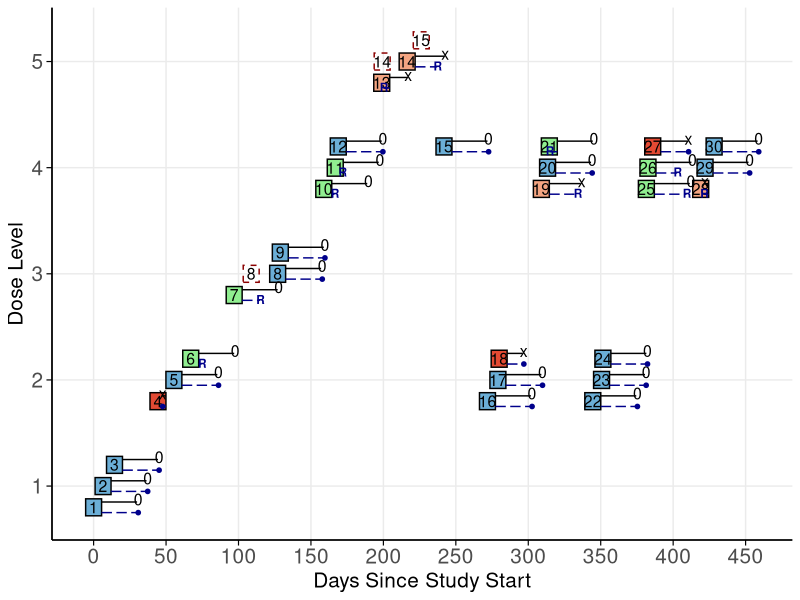
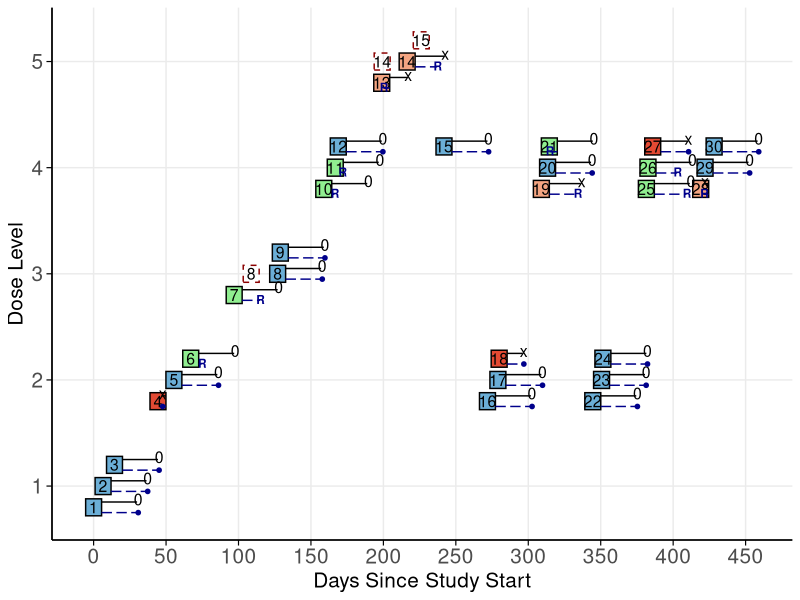

The R source for these figures, in order:
# Load required packages
library(ggplot2)
library(dplyr)
library(ggforce)  # for rounded rectangles if desired

# Read the data
df <- read.csv("Figure3/Trial_illustration_S5.2.csv")  # Replace with actual path if needed

## For visualization purposes, patients #28 and #29 were slightly offset along the x-axis to avoid overlap
df[which(df$ID==28),"t.enrollment"] = 413+6
df[which(df$ID==28),"t.treated"] = 413+6

df[which(df$ID==29),"t.enrollment"] = 419+3
df[which(df$ID==29),"t.treated"] = 419+3

# Convert Dose and Initial dose to factors for plotting
df$Dose <- as.factor(df$Dose)
df$Initial.dose <- as.factor(df$Initial.dose)

# Color for YE
df$fill_color <- ifelse(df$YE == 1, "green", "orange")


# apply rule: if VT < VE, then set YE = 0 and VE = VT
df$YE <- ifelse(df$VT < df$VE, 0, df$YE)
df$VE <- ifelse(df$VT < df$VE, df$VT, df$VE)


## if the patient die before response, then we need record YE=0 at VE=VT


df$OutcomeCombo <- with(df, factor(
  ifelse(YT == 0 & YE == 1, "No DLT + Response",
         ifelse(YT == 0 & YE == 0, "No DLT + No Response",
                ifelse(YT == 1 & YE == 1, "DLT + Response", "DLT + No Response"))),
  levels = c("No DLT + Response", "No DLT + No Response", "DLT + Response", "DLT + No Response")
))

# Add jittered y position
# Add jitter to y-position
set.seed(42)
df$y_jittered <- as.numeric(df$Dose) + runif(nrow(df), -0.25, 0.25)

# Base size for the square
square_size <- 1.0

# Plot
df <- df %>%
  arrange(t.enrollment) %>%
  mutate(
    cohort_index = rep(1:(n()/3), each = 3)[1:n()],
    within_cohort = rep(c(-0.2, 0, 0.2), length.out = n()),
    y_jittered = as.numeric(Dose) + within_cohort
  )


df$StaggerStatus <- ifelse(
  df$idx_stagger == 1 & df$t.enrollment != df$t.treated, "Stagger",
  ifelse(df$idx_stagger == 1 & df$t.enrollment == df$t.treated, "No stagger", NA)
)
# Square dimensions
half_width <- 5.5
half_height <- 0.08

# Plot
p <- ggplot() +
  # --- Dashed squares for pending treatment ---
  # Dashed rectangle for pending treatment
  geom_rect(data = df %>% filter(t.enrollment != t.treated),
            aes(xmin = t.enrollment - half_width, xmax = t.enrollment + half_width,
                ymin = as.numeric(Initial.dose) + within_cohort - half_height,
                ymax = as.numeric(Initial.dose) + within_cohort + half_height),
            color = "darkred", fill = NA, linetype = "dashed") +
  
  # ID inside dashed rectangle
  geom_text(data = df %>% filter(t.enrollment != t.treated),
            aes(x = t.enrollment, y = as.numeric(Initial.dose) + within_cohort, label = ID),
            size = 4, color = "black") +
  
  # --- Solid squares for treated patients ---
  geom_rect(data = df,
            aes(xmin = t.treated - half_width, xmax = t.treated + half_width,
                ymin = y_jittered - half_height, ymax = y_jittered + half_height,
                fill = OutcomeCombo),
            color = "black")  +
scale_fill_manual(
  name = NULL,
  values = c( "No DLT + Response" = "#90ee90",
              "No DLT + No Response" = "#6baed6",
              "DLT + Response" = "#f4a582",
              "DLT + No Response" = "#e34a33")
 )+
  # ID inside solid squares
  geom_text(data = df,
            aes(x = t.treated, y = y_jittered, label = ID),
            size = 4, color = "black") +
  
  # --- Lines to outcome markers ---
  # 1. Line: from right edge of square to event time
  # Toxicity line (above center)
  geom_segment(data = df %>% filter(VT > 0),
               aes(x = t.treated + half_width,
                   y = y_jittered + 0.05,         # shift up
                   xend = t.treated + VT,
                   yend = y_jittered + 0.05),
               color = "black") +
  
  # Toxicity marker: "x" or "0"
  geom_text(data = df %>% filter(VT > 0),
            aes(x = t.treated + VT + 0.8,
                y = y_jittered + 0.05,
                label = ifelse(YT == 1, "x", "0")),
            size = 4, color = "black", vjust = 0.3)+
  # Response line (below center)
  geom_segment(data = df %>% filter(VE > 0),
               aes(x = t.treated + half_width,
                   y = y_jittered - 0.05,         # shift down
                   xend = t.treated + VE,
                   yend = y_jittered - 0.05),
               color = "darkblue", linetype = "longdash") +
  # Response marker: "r" for responders, open circle for non-responders
  geom_text(data = df %>% filter(VE > 0 & YE == 1),
            aes(x = t.treated + VE + 0.6,    # smaller horizontal offset
                y = y_jittered - 0.05),      # match response line y-shift
            label = "R",
            size = 3,
            color = "darkblue",
            vjust = 0.4,                     # vertical tweak (optional)
            fontface = "bold") +
  geom_point(data = df %>% filter(VE > 0 & YE == 0),
             aes(x = t.treated + VE + 0.8,
                 y = y_jittered - 0.05),
             shape = 21,       # circle with border
             size = 0.6,         # bold appearance
             fill = "darkblue",    # fill color
             color = "darkblue",  # border color
             stroke = 1)     +  # border thickness
  # --- Styling ---
  # scale_fill_identity() +
  scale_y_continuous(breaks = 1:5, name = "Dose Level") +
  labs(x = "Days Since Study Start", y = "Dose Level")+
  theme_minimal() +
  theme(panel.grid.minor = element_blank())+
  scale_x_continuous(
               name = "Days Since Study Start",
               breaks = seq(0, 450, 50),
               minor_breaks = seq(0, 480, 25)
             ) +
  theme(
    panel.grid.minor = element_blank(),
    axis.title.x = element_text(face = "plain", size = 15),
    axis.title.y = element_text(face = "plain", size = 15),
    axis.text.x = element_text(face = "plain", size = 15),
    axis.text.y = element_text(face = "plain", size = 15),
    axis.line = element_line(color = "black", linewidth = 0.6),
    axis.ticks.x = element_line(color = "black", linewidth = 0.4),
    axis.ticks.y = element_line(color = "black", linewidth = 0.4),
    axis.ticks.length = unit(4, "pt"),
    legend.position = "None",
  ) + guides(
    fill = guide_legend(override.aes = list(
      shape = NA,        # No shape
      colour = NA,       # No stroke
      alpha = 1,         # Fully visible fill
      size = 6           # Size of color tile
    )),
    color = guide_legend(override.aes = list(
      shape = 17,
      size = 4
    ))
  )

# Display plot
print(p)

ggsave("Figure3/Figure3_Trial_example.jpg", p, limitsize = FALSE, width = 10, height = 8, dpi = 1000)
getwd()

